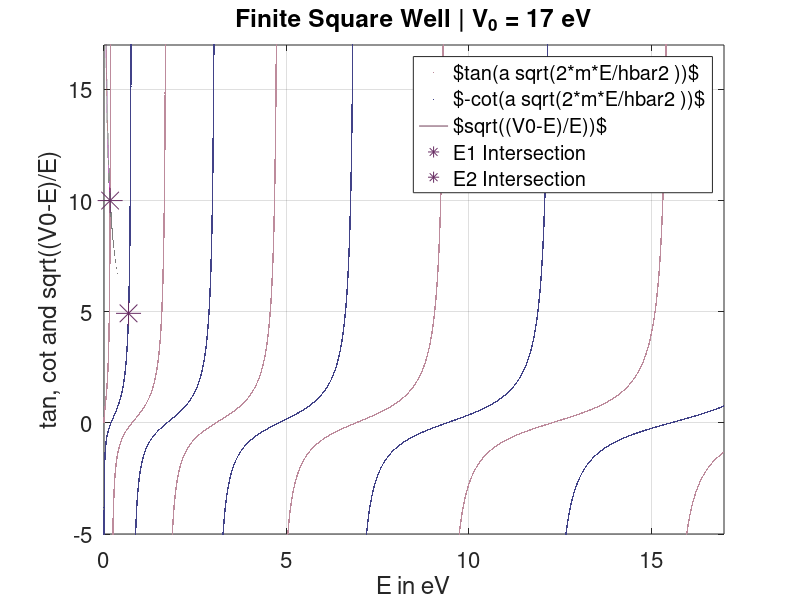

This figure's MATLAB source:
% Professor's Modified Code 
% tailored for finite square well solutions
% shows energies in a finite square well, well depth V0, width 2 a
% the intersections of y1 (even) and y3 (odd) with y2 
% give the allowable energies.
clc; clear all; close all;

% colors 
palatinate_purple = 1/255*[104,45,99];
english_lavender = 1/255*[189,139,156];
dark_slate_blue = 1/255*[65,66,136];
old_mauve =  1/255*[112,61,87];
russian_green = 1/255*[92,148,110];
gunmetal = 1/255*[42,45,52];

% initialization
V0 = 17; % well depth in eV
m = 1.0; % in units of electron mass (9.1*10^-34 kg)
a = 0.7; % in units of 10^-9 m or nm
hbar2 = 0.076199682; % hbar squared
E = 0:0.00001:V0;
y1 = tan( a * sqrt( 2 * m * E / hbar2 ) ) ; % tan(k*a) for even wave function 
y3 = - cot( a * sqrt( 2 * m * E / hbar2 ) ) ; % cot(k*a) for odd wave functions
y2 = sqrt( (V0-E)./E ); 
plot(E,y1,'b.', 'MarkerSize',1,'DisplayName','$tan(a sqrt(2*m*E/hbar2 ))$','Color',english_lavender);
xlabel('E in eV' , 'Fontsize',10 ); 
ylabel('tan, cot and sqrt((V0-E)/E)' , 'Fontsize',13);
hold on;
plot(E,y3,'g.', 'MarkerSize',1,'DisplayName','$-cot(a sqrt(2*m*E/hbar2 ))$','Color',dark_slate_blue);
plot(E,y2,'DisplayName','$sqrt((V0-E)/E))$','Color',old_mauve);

% FINDING E_1 intercept of y2 and y1
idx = find(y2 - y1 < eps,1); % get index of intersection 
px = E(idx); 
py = y2(idx);
plot(px,py,'*','MarkerSize',18,'DisplayName','E1 Intersection','Color',palatinate_purple);
hold on; 
first_point = "Intersection (%.4f,%.4f)";
str11 = sprintf(first_point,px,py);
disp(str11)
first_energy = "Energy (Even): %.4f";
str12 = sprintf(first_energy,px);
disp(str12)
disp("-----------------------------") 

% FINDING E_2 intercept of y2 and y3  
idx = find(y2 - y3 < eps, 1); % get index of intersection
px = E(idx);
py = y3(idx);
plot(px,py,'*','MarkerSize',18,'DisplayName','E2 Intersection','Color',palatinate_purple);
second_point = "Intersection: (%.4f,%.4f)";
str21 = sprintf(second_point,px,py); 
disp(str21)
second_energy = "Energy (Odd): %.4f";
str22 = sprintf(second_energy,px);
disp(str22)

axis( [0 V0 -05 17] );
caption = sprintf('Finite Square Well | V_0 = %d eV', V0);
title(caption, 'FontSize', 10);
grid on
legend
set(gca,'FontSize',16)
